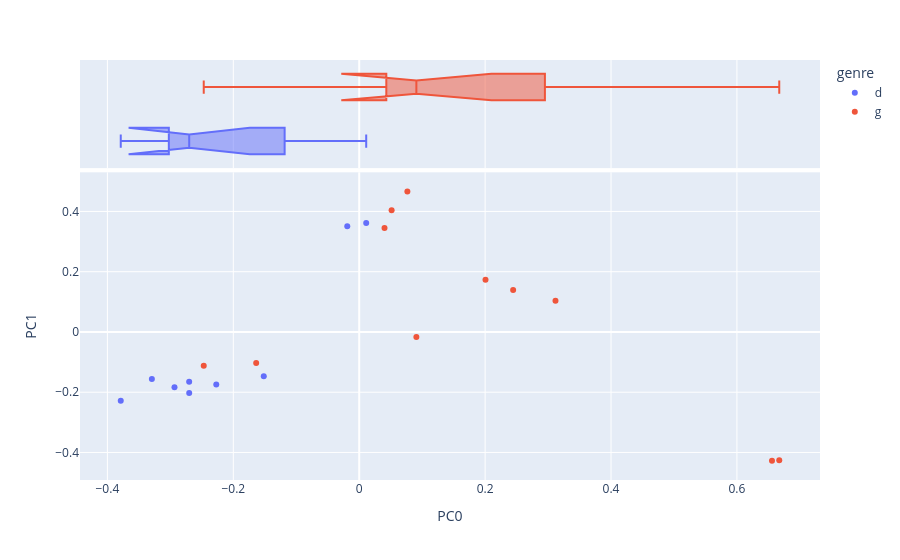

This figure's notebook cell:
### Markdown cell above
## PC0 vs PC1 — by genre

### Code cell
fig = px.scatter(DCM, 'PC0', 'PC1', color='genre', hover_name=DCM.index, marginal_x='box')
fig.show()

### Figure 1 — Plotly figure (JSON) as saved in the notebook; plotly's stock layout.template omitted (floating-point values rounded to 4 significant figures)
{"data": [{"hovertemplate": "<b>%{hovertext}</b><br><br>genre=d<br>PC0=%{x}<br>PC1=%{y}<extra></extra>", "hovertext": ["adventures", "baskervilles", "marieroget", "moonstone", "ruemorgue", "scarlet", "secretadversary", "signoffour", "styles"], "legendgroup": "d", "marker": {"color": "#636efa", "symbol": "circle"}, "mode": "markers", "name": "d", "orientation": "v", "showlegend": true, "type": "scatter", "x": [-0.3788, -0.2701, -0.01896, -0.1516, 0.01113, -0.2934, -0.2701, -0.3294, -0.227], "xaxis": "x", "y": [-0.2285, -0.1654, 0.3512, -0.147, 0.3613, -0.1833, -0.2029, -0.1564, -0.1747], "yaxis": "y"}, {"alignmentgroup": "True", "hovertemplate": "<b>%{hovertext}</b><br><br>genre=d<br>PC0=%{x}<extra></extra>", "hovertext": ["adventures", "baskervilles", "marieroget", "moonstone", "ruemorgue", "scarlet", "secretadversary", "signoffour", "styles"], "legendgroup": "d", "marker": {"color": "#636efa", "symbol": "circle"}, "name": "d", "notched": true, "offsetgroup": "d", "showlegend": false, "type": "box", "x": [-0.3788, -0.2701, -0.01896, -0.1516, 0.01113, -0.2934, -0.2701, -0.3294, -0.227], "xaxis": "x2", "yaxis": "y2"}, {"hovertemplate": "<b>%{hovertext}</b><br><br>genre=g<br>PC0=%{x}<br>PC1=%{y}<extra></extra>", "hovertext": ["castleofotranto", "christmascarole", "dracula", "frankenstein", "monk", "northangerabbey", "oldenglishbaron", "pitandpendulum", "reddeath", "udolpho", "usher"], "legendgroup": "g", "marker": {"color": "#EF553B", "symbol": "circle"}, "mode": "markers", "name": "g", "orientation": "v", "showlegend": true, "type": "scatter", "x": [0.6557, -0.1637, -0.247, 0.2006, 0.3118, 0.09078, 0.6672, 0.05149, 0.04023, 0.2445, 0.0765], "xaxis": "x", "y": [-0.4279, -0.1027, -0.1123, 0.1729, 0.1034, -0.0166, -0.4262, 0.4043, 0.3453, 0.1388, 0.4664], "yaxis": "y"}, {"alignmentgroup": "True", "hovertemplate": "<b>%{hovertext}</b><br><br>genre=g<br>PC0=%{x}<extra></extra>", "hovertext": ["castleofotranto", "christmascarole", "dracula", "frankenstein", "monk", "northangerabbey", "oldenglishbaron", "pitandpendulum", "reddeath", "udolpho", "usher"], "legendgroup": "g", "marker": {"color": "#EF553B", "symbol": "circle"}, "name": "g", "notched": true, "offsetgroup": "g", "showlegend": false, "type": "box", "x": [0.6557, -0.1637, -0.247, 0.2006, 0.3118, 0.09078, 0.6672, 0.05149, 0.04023, 0.2445, 0.0765], "xaxis": "x2", "yaxis": "y2"}], "layout": {"legend": {"title": {"text": "genre"}, "tracegroupgap": 0}, "margin": {"t": 60}, "xaxis": {"anchor": "y", "domain": [0, 1], "title": {"text": "PC0"}}, "xaxis2": {"anchor": "y2", "domain": [0, 1], "matches": "x", "showgrid": true, "showticklabels": false}, "yaxis": {"anchor": "x", "domain": [0, 0.7326], "title": {"text": "PC1"}}, "yaxis2": {"anchor": "x2", "domain": [0.7426, 1], "matches": "y2", "showgrid": false, "showline": false, "showticklabels": false, "ticks": ""}}}
